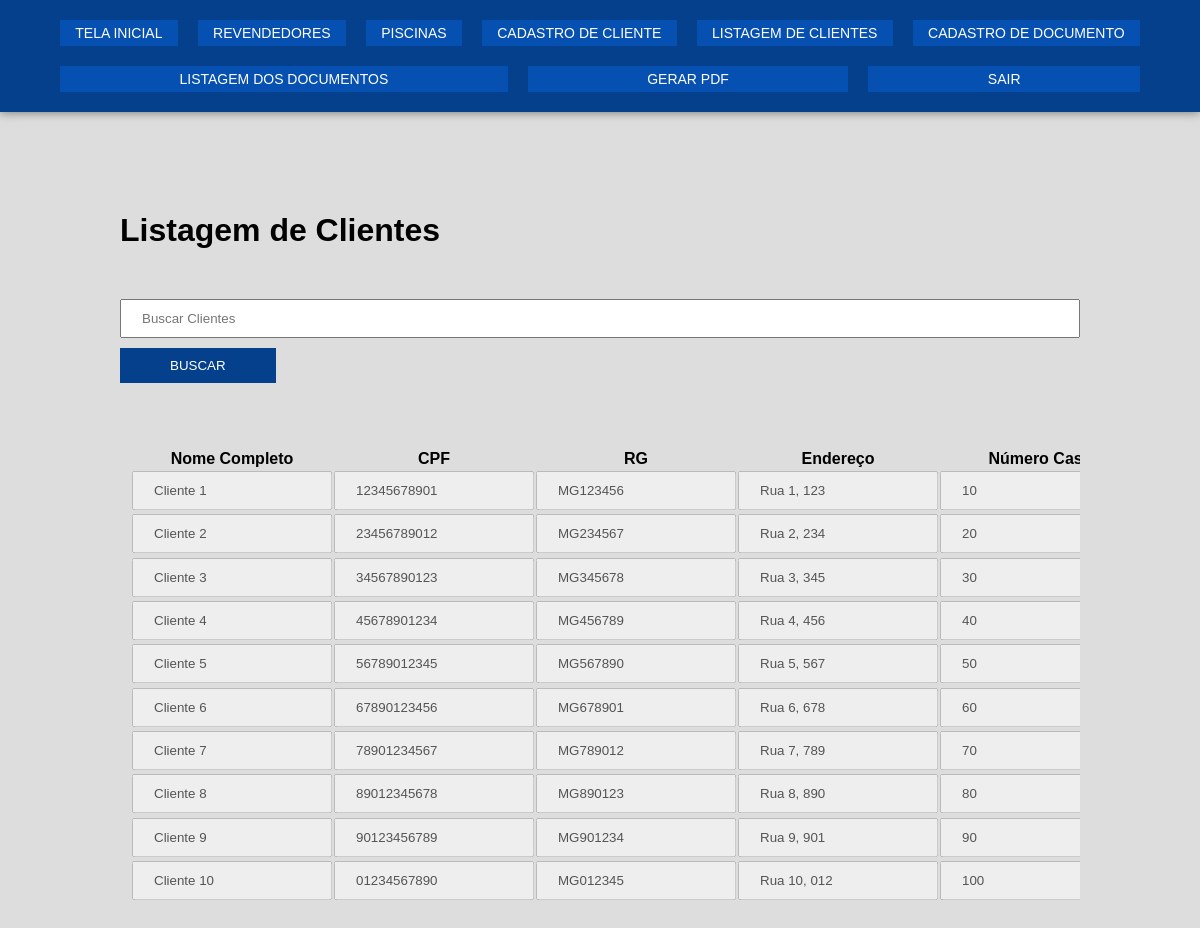
The page /src/Pages/Admin/CrudCliente/index.php (signed in) on the database its author committed.
### tables this page shows
CREATE TABLE `tb_cliente` (
  `id_cliente` int(11) NOT NULL,
  `nome_completo` varchar(100) NOT NULL,
  `cpf` varchar(11) NOT NULL,
  `rg` varchar(20) NOT NULL,
  `endereco` varchar(255) NOT NULL,
  `cidade` varchar(100) NOT NULL,
  `uf` char(2) NOT NULL,
  `cep` varchar(8) NOT NULL,
  `celular_telefone` varchar(15) NOT NULL,
  `email` varchar(100) NOT NULL,
  `dt_nascimento` date NOT NULL,
  `estado_civil` varchar(20) NOT NULL,
  `numero_casa` varchar(20) DEFAULT NULL
);

### src/Pages/Admin/CrudCliente/index.php (the view, shortened to what this page needs)
<!DOCTYPE html>
<html lang="pt-br">
<head>
    <link rel="stylesheet" href="../../assets/css/style.css">
</head>
<body>
<?php
    include("./../menu.php");
    require_once("../../../databaseconnect.php");
    function isEditing($id) {
        return isset($_POST['edit']) && $_POST['edit'] == $id;
    }
    $searchTerm = '';
    $sql = "SELECT id_cliente, nome_completo, cpf, rg, endereco, numero_casa, cidade, uf, cep, celular_telefone, email, dt_nascimento, estado_civil
            FROM tb_cliente
            WHERE nome_completo LIKE :search
            OR cpf LIKE :search
            OR rg LIKE :search
            OR endereco LIKE :search
            OR numero_casa LIKE :search
            OR cidade LIKE :search
            OR uf LIKE :search
            OR cep LIKE :search
            OR celular_telefone LIKE :search
            OR email LIKE :search
            OR dt_nascimento LIKE :search
            OR estado_civil LIKE :search";
    $stmt = $pdo->prepare($sql);
    $stmt->bindValue(':search', '%' . $searchTerm . '%', PDO::PARAM_STR);
    $stmt->execute();
?>
<main>
    <h1>Listagem de Clientes</h1>
    <section>
        <form method="get" action="">
            <input type="text" name="search" value="<?php echo htmlspecialchars($searchTerm); ?>" placeholder="Buscar Clientes">
            <button type="submit">Buscar</button>
        </form>
        <div class="container-table">
            <table>
                <thead>
                    <tr>
                        <th>Nome Completo</th>
                        <th>CPF</th>
                        <th>RG</th>
                        <th>Endereço</th>
                        <th>Número Casa</th>
                    </tr>
                </thead>
                <tbody>
                    <?php
                    if ($stmt->rowCount() > 0) {
                        while($row = $stmt->fetch(PDO::FETCH_ASSOC)) {
                            $isEditing = isEditing($row["id_cliente"]);
                            echo "<tr>";
                            echo "<form method='post' action='' oninput='checkInput(this)'>";
                            echo "<td><input type='text' name='nome_completo' value='" . htmlspecialchars($row["nome_completo"]) . "'" . ($isEditing ? "" : " disabled") . "></td>";
                            echo "<td><input type='text' name='cpf' value='" . htmlspecialchars($row["cpf"]) . "'" . ($isEditing ? "" : " disabled") . "></td>";
                            echo "<td><input type='text' name='rg' value='" . htmlspecialchars($row["rg"]) . "'" . ($isEditing ? "" : " disabled") . "></td>";
                            echo "<td><input type='text' name='endereco' value='" . htmlspecialchars($row["endereco"]) . "'" . ($isEditing ? "" : " disabled") . "></td>";
                            echo "<td><input type='text' name='numero_casa' value='" . htmlspecialchars($row["numero_casa"]) . "'" . ($isEditing ? "" : " disabled") . "></td>";
                            echo "</form>";
                            echo "</tr>";
                        }
                    } else {
                        echo "<tr><td colspan='14'>Nenhum cliente encontrado</td></tr>";
                    }
                    ?>
                </tbody>
            </table>
        </div>
    </section>
</main>
</body>
</html>

### src/Pages/assets/css/style.css (style rules this page uses)
* { box-sizing: border-box; margin: 0; padding: 0; font-family: Verdana, Geneva, Tahoma, sans-serif; }
body { background: #dddddd; overflow-x: hidden; }
h1, h2 { margin-bottom: 50px; }
main { padding: 100px 10%; }
main form input { width: 100%; margin-bottom: 10px; }
main form input, main form select { padding: 10px 20px; }
main form button { display: block; margin-bottom: 15px; background: #05408d; color: #fff; padding: 10px 50px; text-transform: uppercase; border: none; outline: none; cursor: pointer; }
main table { width: 100%; }
main table td input, main table td button, main table td select { width: 100%; min-width: 200px; padding: 10px 20px; }
.container-table { width: 100%; overflow: auto; padding: 50px 10px 10px 10px; }

### rows shown on the page
tb_cliente: nome_completo "Cliente 1", cpf "12345678901", rg "MG123456", endereco "Rua 1, 123", numero_casa "10"
tb_cliente: nome_completo "Cliente 2", cpf "23456789012", rg "MG234567", endereco "Rua 2, 234", numero_casa "20"
tb_cliente: nome_completo "Cliente 3", cpf "34567890123", rg "MG345678", endereco "Rua 3, 345", numero_casa "30"
tb_cliente: nome_completo "Cliente 4", cpf "45678901234", rg "MG456789", endereco "Rua 4, 456", numero_casa "40"
tb_cliente: nome_completo "Cliente 5", cpf "56789012345", rg "MG567890", endereco "Rua 5, 567", numero_casa "50"
tb_cliente: nome_completo "Cliente 6", cpf "67890123456", rg "MG678901", endereco "Rua 6, 678", numero_casa "60"
tb_cliente: nome_completo "Cliente 7", cpf "78901234567", rg "MG789012", endereco "Rua 7, 789", numero_casa "70"
tb_cliente: nome_completo "Cliente 8", cpf "89012345678", rg "MG890123", endereco "Rua 8, 890", numero_casa "80"
tb_cliente: nome_completo "Cliente 9", cpf "90123456789", rg "MG901234", endereco "Rua 9, 901", numero_casa "90"
tb_cliente: nome_completo "Cliente 10", cpf "01234567890", rg "MG012345", endereco "Rua 10, 012", numero_casa "100"
